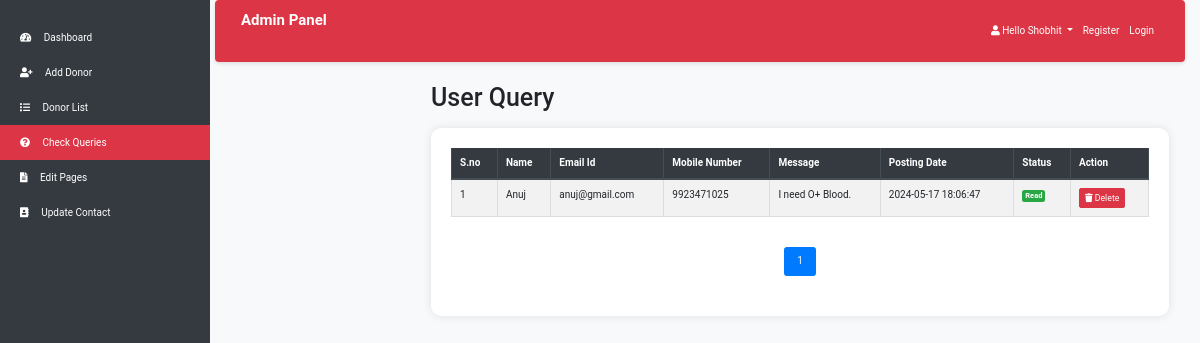
Page /admin/query.php (signed in) on the committed database.
### tables this page shows
create table contact_query(
query_id int auto_increment Not Null,
query_name varchar(100) NOT NULL,
query_mail varchar(120) NOT NULL,
query_number char(11) NOT NULL,
query_message longtext NOT NULL,
query_date timestamp NOT NULL DEFAULT CURRENT_TIMESTAMP,
query_status int(11) DEFAULT NULL,
Primary key(query_id)
);

### admin/query.php (the view, shortened to what this page needs)
<?php
include 'conn.php';
?>
<!DOCTYPE html>
<html lang="en">
<head>
    <link rel="stylesheet" href="https://maxcdn.bootstrapcdn.com/bootstrap/4.5.2/css/bootstrap.min.css">
    <link rel="stylesheet" href="https://cdnjs.cloudflare.com/ajax/libs/font-awesome/5.15.3/css/all.min.css">
</head>
<body>
    <?php
    if (isset($_SESSION['loggedin']) && $_SESSION['loggedin'] == true) {
    ?>
    <div class="container-fluid">
        <div class="row">
            <div class="col-md-2 p-0">
                <?php $active="query"; include 'sidebar.php'; ?>
            </div>
            <div class="col-md-10">
                <?php include 'header.php'; ?>
                <div class="content">
                    <h1 class="mb-4">User Query</h1>
                    <div class="table-container">
                        <?php
                        $limit = 10;
                        $page = isset($_GET['page']) ? $_GET['page'] : 1;
                        $offset = ($page - 1) * $limit;
                        $count = $offset + 1;
                        $sql = "SELECT * FROM contact_query ORDER BY query_date DESC LIMIT {$offset},{$limit}";
                        $result = mysqli_query($conn, $sql);
                        if (mysqli_num_rows($result) > 0) {
                        ?>
                        <div class="table-responsive">
                            <table class="table table-bordered table-striped">
                                <thead class="thead-dark">
                                    <tr>
                                        <th>S.no</th>
                                        <th>Name</th>
                                        <th>Email Id</th>
                                        <th>Mobile Number</th>
                                        <th>Message</th>
                                        <th>Posting Date</th>
                                        <th>Status</th>
                                        <th>Action</th>
                                    </tr>
                                </thead>
                                <tbody>
                                    <?php
                                    while ($row = mysqli_fetch_assoc($result)) {
                                    ?>
                                    <tr>
                                        <td><?php echo $count++; ?></td>
                                        <td><?php echo $row['query_name']; ?></td>
                                        <td><?php echo $row['query_mail']; ?></td>
                                        <td><?php echo $row['query_number']; ?></td>
                                        <td><?php echo $row['query_message']; ?></td>
                                        <td><?php echo $row['query_date']; ?></td>
                                        <td>
                                            <?php if($row['query_status'] == 1) { ?>
                                                <span class="badge badge-success">Read</span>
                                            <?php } else { ?>
                                                <a href="query.php?id=<?php echo $row['query_id'];?>&status=1" class="badge badge-warning">Pending</a>
                                            <?php } ?>
                                        </td>
                                        <td>
                                            <a href='query.php?delete_id=<?php echo $row['query_id']; ?>' class="btn btn-danger btn-sm" onclick="return confirm('Are you sure you want to delete this query?')">
                                                <i class="fas fa-trash"></i> Delete
                                            </a>
                                        </td>
                                    </tr>
                                    <?php } ?>
                                </tbody>
                            </table>
                        </div>
                        <?php
                        $sql1 = "SELECT * FROM contact_query";
                        $result1 = mysqli_query($conn, $sql1) or die("Query Failed.");
                        if(mysqli_num_rows($result1) > 0){
                            $total_records = mysqli_num_rows($result1);
                            $total_page = ceil($total_records / $limit);
                            echo '<ul class="pagination justify-content-center">';
                            for($i = 1; $i <= $total_page; $i++){
                                if($i == $page){
                                    $active = "active";
                                }else{
                                    $active = "";
                                }
                                echo '<li class="page-item '.$active.'"><a class="page-link" href="query.php?page='.$i.'">'.$i.'</a></li>';
                            }
                            echo '</ul>';
                        }
                        }
                        ?>
                    </div>
                </div>
            </div>
        </div>
    </div>
    <?php }
    ?>
</body>
</html>

### admin/header.php (shortened to what this page needs)
<!DOCTYPE html>
<html lang="en">
<head>
    <link rel="stylesheet" href="https://maxcdn.bootstrapcdn.com/bootstrap/4.5.2/css/bootstrap.min.css">
    <link rel="stylesheet" href="https://cdnjs.cloudflare.com/ajax/libs/font-awesome/5.15.3/css/all.min.css">
</head>
<body>
<nav class="navbar navbar-expand-lg navbar-dark">
    <a class="navbar-brand" href="dashboard.php">Admin Panel</a>
    <div class="collapse navbar-collapse" id="navbarNavDropdown">
        <ul class="navbar-nav ml-auto">
            <li class="nav-item dropdown">
                <a class="nav-link dropdown-toggle" href="#" id="navbarDropdownMenuLink" role="button" data-toggle="dropdown" aria-haspopup="true" aria-expanded="false">
                    <i class="fas fa-user"></i>
                    <?php
                    include 'conn.php';
                    $username = $_SESSION['username'];
                    $sql = "select * from admin_info where admin_username='$username'";
                    $result = mysqli_query($conn, $sql) or die("query failed.");
                    $row = mysqli_fetch_assoc($result);
                    echo "Hello " . $row['admin_name'];
                    ?>
                </a>
            </li>
            <li class="nav-item <?php if($active=='register') echo 'active';?>">
                <a class="nav-link" href="register.php">Register</a>
            </li>
            <li class="nav-item <?php if($active=='login') echo 'active';?>">
                <a class="nav-link" href="login.php">Login</a>
            </li>
        </ul>
    </div>
</nav>
</body>
</html>

### admin/query.php (style rules this page uses)
body { font-family: 'Roboto', sans-serif; background-color: #f8f9fa; }
.content { padding: 20px; }
.table-container { background-color: #ffffff; border-radius: 10px; padding: 20px; box-shadow: 0 0 10px rgba(0,0,0,.1); }

### admin/sidebar.php (style rules this page uses)
body { margin: 0; font-family: 'Averia Gruesa Libre';font-size: 15px; color:#F8F9F9; }
div.content { margin-left: 200px; padding: 1px 16px; height: 1000px; }

### admin/header.php (style rules this page uses)
body { font-family: 'Roboto', sans-serif; background-color: #f8f9fa; }
.navbar { background-color: #dc3545; box-shadow: 0 2px 4px rgba(0,0,0,.1); }
.navbar-brand, .navbar-nav .nav-link { color: white !important; }
.navbar-brand { font-size: 1.5rem; font-weight: bold; }

### rows in the picture
contact_query: query_name "Anuj", query_mail "anuj@gmail.com", query_number "9923471025", query_message "I need O+ Blood.", query_date "2024-05-17 18:06:47", query_status "Read"

### other values in the picture
$row['admin_name'] "Shobhit"
